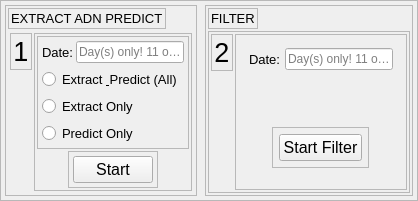
        <widget class="QFrame" name="frame_2">
         <property name="frameShape">
          <enum>QFrame::StyledPanel</enum>
         </property>
         <property name="frameShadow">
          <enum>QFrame::Raised</enum>
         </property>
         <layout class="QHBoxLayout" name="horizontalLayout_4">
          <property name="spacing">
           <number>8</number>
          </property>
          <property name="leftMargin">
           <number>4</number>
          </property>
          <property name="topMargin">
           <number>4</number>
          </property>
          <property name="rightMargin">
           <number>4</number>
          </property>
          <property name="bottomMargin">
           <number>4</number>
          </property>
          <item>
           <widget class="QFrame" name="frame_extract_and_predict">
            <property name="frameShape">
             <enum>QFrame::StyledPanel</enum>
            </property>
            <property name="frameShadow">
             <enum>QFrame::Raised</enum>
            </property>
            <layout class="QVBoxLayout" name="verticalLayout_2">
             <property name="spacing">
              <number>2</number>
             </property>
             <property name="leftMargin">
              <number>2</number>
             </property>
             <property name="topMargin">
              <number>2</number>
             </property>
             <property name="rightMargin">
              <number>2</number>
             </property>
             <property name="bottomMargin">
              <number>2</number>
             </property>
             <item alignment="Qt::AlignLeft|Qt::AlignTop">
              <widget class="QFrame" name="frame_10">
               <property name="frameShape">
                <enum>QFrame::StyledPanel</enum>
               </property>
               <property name="frameShadow">
                <enum>QFrame::Raised</enum>
               </property>
               <layout class="QHBoxLayout" name="horizontalLayout_5">
                <property name="spacing">
                 <number>2</number>
                </property>
                <property name="leftMargin">
                 <number>2</number>
                </property>
                <property name="topMargin">
                 <number>2</number>
                </property>
                <property name="rightMargin">
                 <number>2</number>
                </property>
                <property name="bottomMargin">
                 <number>2</number>
                </property>
                <item alignment="Qt::AlignLeft">
                 <widget class="QLabel" name="label_title_extract">
                  <property name="font">
                   <font>
                    <pointsize>10</pointsize>
                   </font>
                  </property>
                  <property name="text">
                   <string>EXTRACT ADN PREDICT</string>
                  </property>
                 </widget>
                </item>
               </layout>
              </widget>
             </item>
             <item>
              <widget class="QWidget" name="widget" native="true">
               <property name="sizePolicy">
                <sizepolicy hsizetype="Preferred" vsizetype="Expanding">
                 <horstretch>0</horstretch>
                 <verstretch>0</verstretch>
                </sizepolicy>
               </property>
               <layout class="QHBoxLayout" name="horizontalLayout_6">
                <property name="spacing">
                 <number>2</number>
                </property>
                <property name="leftMargin">
                 <number>2</number>
                </property>
                <property name="topMargin">
                 <number>2</number>
                </property>
                <property name="rightMargin">
                 <number>2</number>
                </property>
                <property name="bottomMargin">
                 <number>2</number>
                </property>
                <item alignment="Qt::AlignLeft|Qt::AlignTop">
                 <widget class="QFrame" name="frame_13">
                  <property name="frameShape">
                   <enum>QFrame::StyledPanel</enum>
                  </property>
                  <property name="frameShadow">
                   <enum>QFrame::Raised</enum>
                  </property>
                  <layout class="QVBoxLayout" name="verticalLayout_4">
                   <property name="spacing">
                    <number>2</number>
                   </property>
                   <property name="leftMargin">
                    <number>2</number>
                   </property>
                   <property name="topMargin">
                    <number>2</number>
                   </property>
                   <property name="rightMargin">
                    <number>2</number>
                   </property>
                   <property name="bottomMargin">
                    <number>2</number>
                   </property>
                   <item>
                    <widget class="QLabel" name="label_2">
                     <property name="font">
                      <font>
                       <pointsize>20</pointsize>
                      </font>
                     </property>
                     <property name="text">
                      <string>1</string>
                     </property>
                     <property name="alignment">
                      <set>Qt::AlignCenter</set>
                     </property>
                    </widget>
                   </item>
                  </layout>
                 </widget>
                </item>
                <item>
                 <widget class="QFrame" name="frame_14">
                  <property name="sizePolicy">
                   <sizepolicy hsizetype="Expanding" vsizetype="Preferred">
                    <horstretch>0</horstretch>
                    <verstretch>0</verstretch>
                   </sizepolicy>
                  </property>
                  <property name="frameShape">
                   <enum>QFrame::StyledPanel</enum>
                  </property>
                  <property name="frameShadow">
                   <enum>QFrame::Raised</enum>
                  </property>
                  <layout class="QVBoxLayout" name="verticalLayout_15">
                   <property name="spacing">
                    <number>2</number>
                   </property>
                   <property name="leftMargin">
                    <number>2</number>
                   </property>
                   <property name="topMargin">
                    <number>2</number>
                   </property>
                   <property name="rightMargin">
                    <number>2</number>
                   </property>
                   <property name="bottomMargin">
                    <number>2</number>
                   </property>
                   <item>
                    <widget class="QFrame" name="frame_28">
                     <property name="sizePolicy">
                      <sizepolicy hsizetype="Preferred" vsizetype="Expanding">
                       <horstretch>0</horstretch>
                       <verstretch>0</verstretch>
                      </sizepolicy>
                     </property>
                     <property name="frameShape">
                      <enum>QFrame::StyledPanel</enum>
                     </property>
                     <property name="frameShadow">
                      <enum>QFrame::Raised</enum>
                     </property>
                     <layout class="QVBoxLayout" name="verticalLayout_18">
                      <property name="spacing">
                       <number>2</number>
                      </property>
                      <property name="leftMargin">
                       <number>2</number>
                      </property>
                      <property name="topMargin">
                       <number>2</number>
                      </property>
                      <property name="rightMargin">
                       <number>2</number>
                      </property>
                      <property name="bottomMargin">
                       <number>2</number>
                      </property>
                      <item alignment="Qt::AlignTop">
                       <widget class="QFrame" name="">
                        <layout class="QHBoxLayout" name="horizontalLayout_13">
                         <property name="spacing">
                          <number>2</number>
                         </property>
                         <property name="leftMargin">
                          <number>2</number>
                         </property>
                         <property name="topMargin">
                          <number>2</number>
                         </property>
                         <property name="rightMargin">
                          <number>2</number>
                         </property>
                         <property name="bottomMargin">
                          <number>2</number>
                         </property>
                         <item>
                          <widget class="QLabel" name="label_15">
                           <property name="font">
                            <font>
                             <pointsize>10</pointsize>
                            </font>
                           </property>
                           <property name="text">
                            <string>Date:</string>
                           </property>
                          </widget>
                         </item>
                         <item>
                          <widget class="QLineEdit" name="textExtractDate">
                           <property name="placeholderText">
                            <string>Day(s) only! 11 or 4,5</string>
                           </property>
                          </widget>
                         </item>
                        </layout>
                       </widget>
                      </item>
                      <item>
                       <widget class="QFrame" name="">
                        <property name="sizePolicy">
                         <sizepolicy hsizetype="Preferred" vsizetype="Expanding">
                          <horstretch>0</horstretch>
                          <verstretch>0</verstretch>
                         </sizepolicy>
                        </property>
                        <property name="font">
                         <font>
                          <pointsize>9</pointsize>
                         </font>
                        </property>
                        <layout class="QVBoxLayout" name="verticalLayout_17">
                         <property name="leftMargin">
                          <number>2</number>
                         </property>
                         <property name="topMargin">
                          <number>2</number>
                         </property>
                         <property name="rightMargin">
                          <number>2</number>
                         </property>
                         <property name="bottomMargin">
                          <number>2</number>
                         </property>
                         <item>
                          <widget class="QRadioButton" name="radioButtonAll">
                           <property name="font">
                            <font>
                             <pointsize>10</pointsize>
                            </font>
                           </property>
                           <property name="text">
                            <string>Extract &amp; Predict (All)</string>
                           </property>
                          </widget>
                         </item>
                         <item>
                          <widget class="QRadioButton" name="radioButtonExtract">
                           <property name="font">
                            <font>
                             <pointsize>10</pointsize>
                            </font>
                           </property>
                           <property name="text">
                            <string>Extract Only</string>
                           </property>
                          </widget>
                         </item>
                         <item>
                          <widget class="QRadioButton" name="radioButtonPredict">
                           <property name="font">
                            <font>
                             <pointsize>10</pointsize>
                            </font>
                           </property>
                           <property name="text">
                            <string>Predict Only</string>
                           </property>
                          </widget>
                         </item>
                        </layout>
                       </widget>
                      </item>
                     </layout>
                    </widget>
                   </item>
                   <item alignment="Qt::AlignHCenter|Qt::AlignBottom">
                    <widget class="QFrame" name="frame_29">
                     <property name="frameShape">
                      <enum>QFrame::StyledPanel</enum>
                     </property>
                     <property name="frameShadow">
                      <enum>QFrame::Raised</enum>
                     </property>
                     <layout class="QVBoxLayout" name="verticalLayout_16">
                      <property name="spacing">
                       <number>4</number>
                      </property>
                      <property name="leftMargin">
                       <number>4</number>
                      </property>
                      <property name="topMargin">
                       <number>4</number>
                      </property>
                      <property name="rightMargin">
                       <number>4</number>
                      </property>
                      <property name="bottomMargin">
                       <number>4</number>
                      </property>
                      <item>
                       <widget class="QPushButton" name="buttonStartExtractPredict">
                        <property name="font">
                         <font>
                          <pointsize>12</pointsize>
                         </font>
                        </property>
                        <property name="text">
                         <string>Start</string>
                        </property>
                       </widget>
                      </item>
                     </layout>
                    </widget>
                   </item>
                  </layout>
                 </widget>
                </item>
               </layout>
              </widget>
             </item>
            </layout>
           </widget>
          </item>
          <item>
           <widget class="QFrame" name="frame_filter">
            <property name="sizePolicy">
             <sizepolicy hsizetype="Expanding" vsizetype="Preferred">
              <horstretch>0</horstretch>
              <verstretch>0</verstretch>
             </sizepolicy>
            </property>
            <property name="frameShape">
             <enum>QFrame::StyledPanel</enum>
            </property>
            <property name="frameShadow">
             <enum>QFrame::Raised</enum>
            </property>
            <layout class="QVBoxLayout" name="verticalLayout_3">
             <property name="spacing">
              <number>2</number>
             </property>
             <property name="leftMargin">
              <number>2</number>
             </property>
             <property name="topMargin">
              <number>2</number>
             </property>
             <property name="rightMargin">
              <number>2</number>
             </property>
             <property name="bottomMargin">
              <number>2</number>
             </property>
             <item alignment="Qt::AlignLeft|Qt::AlignTop">
              <widget class="QFrame" name="frame_11">
               <property name="frameShape">
                <enum>QFrame::StyledPanel</enum>
               </property>
               <property name="frameShadow">
                <enum>QFrame::Raised</enum>
               </property>
               <layout class="QVBoxLayout" name="verticalLayout_5">
                <property name="spacing">
                 <number>2</number>
                </property>
                <property name="leftMargin">
                 <number>2</number>
                </property>
                <property name="topMargin">
                 <number>2</number>
                </property>
                <property name="rightMargin">
                 <number>2</number>
                </property>
                <property name="bottomMargin">
                 <number>2</number>
                </property>
                <item>
                 <widget class="QLabel" name="label_title_filter">
                  <property name="font">
                   <font>
                    <pointsize>10</pointsize>
                   </font>
                  </property>
                  <property name="text">
                   <string>FILTER</string>
                  </property>
                 </widget>
                </item>
               </layout>
              </widget>
             </item>
             <item>
              <widget class="QFrame" name="frame_12">
               <property name="sizePolicy">
                <sizepolicy hsizetype="Preferred" vsizetype="Expanding">
                 <horstretch>0</horstretch>
                 <verstretch>0</verstretch>
                </sizepolicy>
               </property>
               <property name="frameShape">
                <enum>QFrame::StyledPanel</enum>
               </property>
               <property name="frameShadow">
                <enum>QFrame::Raised</enum>
               </property>
               <layout class="QHBoxLayout" name="horizontalLayout_7">
                <property name="spacing">
                 <number>2</number>
                </property>
                <property name="leftMargin">
                 <number>2</number>
                </property>
                <property name="topMargin">
                 <number>2</number>
                </property>
                <property name="rightMargin">
                 <number>2</number>
                </property>
                <property name="bottomMargin">
                 <number>2</number>
                </property>
                <item alignment="Qt::AlignTop">
                 <widget class="QFrame" name="frame_15">
                  <property name="frameShape">
                   <enum>QFrame::StyledPanel</enum>
                  </property>
                  <property name="frameShadow">
                   <enum>QFrame::Raised</enum>
                  </property>
                  <layout class="QVBoxLayout" name="verticalLayout_6">
                   <property name="spacing">
                    <number>2</number>
                   </property>
                   <property name="leftMargin">
                    <number>2</number>
                   </property>
                   <property name="topMargin">
                    <number>2</number>
                   </property>
                   <property name="rightMargin">
                    <number>2</number>
                   </property>
                   <property name="bottomMargin">
                    <number>2</number>
                   </property>
                   <item>
                    <widget class="QLabel" name="label_5">
                     <property name="font">
                      <font>
                       <pointsize>20</pointsize>
                      </font>
                     </property>
                     <property name="text">
                      <string>2</string>
                     </property>
                     <property name="alignment">
                      <set>Qt::AlignCenter</set>
                     </property>
                    </widget>
                   </item>
                  </layout>
                 </widget>
                </item>
                <item>
                 <widget class="QFrame" name="frame_16">
                  <property name="sizePolicy">
                   <sizepolicy hsizetype="Expanding" vsizetype="Preferred">
                    <horstretch>0</horstretch>
                    <verstretch>0</verstretch>
                   </sizepolicy>
                  </property>
                  <property name="frameShape">
                   <enum>QFrame::StyledPanel</enum>
                  </property>
                  <property name="frameShadow">
                   <enum>QFrame::Raised</enum>
                  </property>
                  <layout class="QVBoxLayout" name="verticalLayout_20">
                   <item alignment="Qt::AlignTop">
                    <widget class="QFrame" name="frame_30">
                     <layout class="QHBoxLayout" name="horizontalLayout_14">
                      <property name="spacing">
                       <number>4</number>
                      </property>
                      <property name="leftMargin">
                       <number>4</number>
                      </property>
                      <property name="topMargin">
                       <number>4</number>
                      </property>
                      <property name="rightMargin">
                       <number>4</number>
                      </property>
                      <property name="bottomMargin">
                       <number>4</number>
                      </property>
                      <item>
                       <widget class="QLabel" name="label_16">
                        <property name="font">
                         <font>
                          <pointsize>10</pointsize>
                         </font>
                        </property>
                        <property name="text">
                         <string>Date:</string>
                        </property>
                       </widget>
                      </item>
                      <item>
                       <widget class="QLineEdit" name="textFilterDate">
                        <property name="placeholderText">
                         <string>Day(s) only! 11 or 4,5</string>
                        </property>
                       </widget>
                      </item>
                     </layout>
                    </widget>
                   </item>
                   <item alignment="Qt::AlignHCenter|Qt::AlignVCenter">
                    <widget class="QFrame" name="frame_31">
                     <property name="frameShape">
                      <enum>QFrame::StyledPanel</enum>
                     </property>
                     <property name="frameShadow">
                      <enum>QFrame::Raised</enum>
                     </property>
                     <layout class="QVBoxLayout" name="verticalLayout_19">
                      <property name="spacing">
                       <number>6</number>
                      </property>
                      <property name="leftMargin">
                       <number>6</number>
                      </property>
                      <property name="topMargin">
                       <number>6</number>
                      </property>
                      <property name="rightMargin">
                       <number>6</number>
                      </property>
                      <property name="bottomMargin">
                       <number>6</number>
                      </property>
                      <item>
                       <widget class="QPushButton" name="buttonStartFilter">
                        <property name="font">
                         <font>
                          <pointsize>12</pointsize>
                         </font>
                        </property>
                        <property name="text">
                         <string>Start Filter</string>
                        </property>
                       </widget>
                      </item>
                     </layout>
                    </widget>
                   </item>
                  </layout>
                 </widget>
                </item>
               </layout>
              </widget>
             </item>
            </layout>
           </widget>
          </item>
         </layout>
        </widget>
